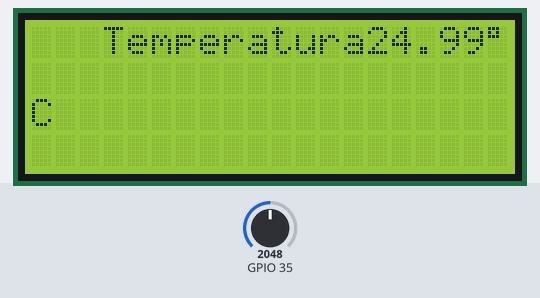
Bench run of a sketch on a simulated ESP32. Shown: 20×4 character LCD. The test bench sets the inputs (shaded band); at power-on: GPIO 35 = 2048. What the sketch prints to the serial monitor is not drawn.

Above: at 1.2 s.
1.3 s: GPIO 35 set to 2705
At 2.5 s:
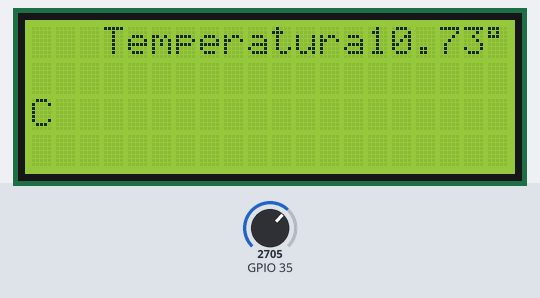
2.8 s: GPIO 35 set to 2805
At 3.9 s:
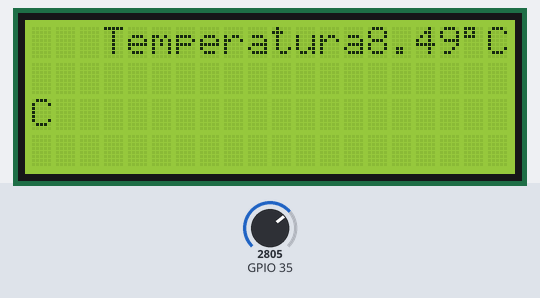
4.3 s: GPIO 35 set to 2866
At 4.7 s:
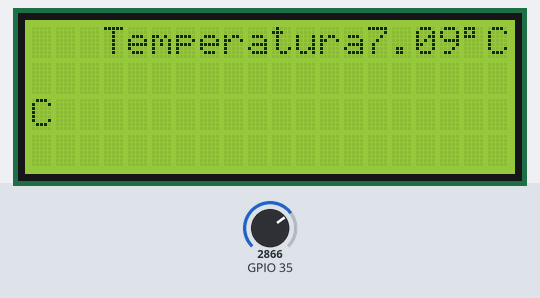
Timing chart, 0 to 7.3 s (numbered marks = the images above; inputs shaded):
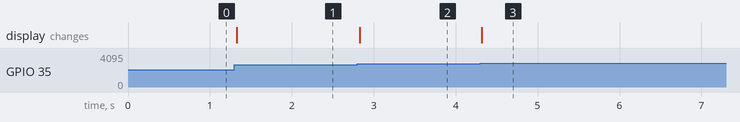

The sketch:

sketch.ino
```cpp
/*
NTC:

GND ligado no GND1
VCC ligado no 3.3V
Saida ligado no 35

LCD:
GND ligado no GND
VCC ligado no 5V
SDA ligado no 21
SLC(clock) no 22(´pino de clock do esp32)

pegar a biblioteca do liquidi2c

*/
#include <LiquidCrystal_I2C.h>

LiquidCrystal_I2C lcd(0x27,20,4);

const float BETA = 3950; // Deve corresponder ao coeficiente beta do termistor


void setup() {
  // put your setup code here, to run once:
  Serial.begin(115200);
  Serial.println("Hello, ESP32!");
   lcd.init();                      // initialize the lcd
  // Print a message to the LCD.
  lcd.backlight();

}

void loop() {

int analogValue = analogRead(35);

//esp vai até 4095 bits
float celsius = 1 / (log(1 / (4095. / analogValue - 1)) / BETA + 1.0 / 298.15) - 273.15;
String mensagem = ("Temperatura" +  String(celsius) + (char)223 + "C");
Serial.println(celsius);
lcd.setCursor(3,0);
lcd.print(mensagem);
}
```

Measured:
- the behaviour switches between 2738 and 2739 on GPIO 35 (found by bisection; images 1 and 2)
- after the input at 1.3 s, the display: changes at once (image 1)
- after the input at 2.8 s, the display: changes at once (image 2)
- after the input at 4.3 s, the display: changes at once (image 3)
